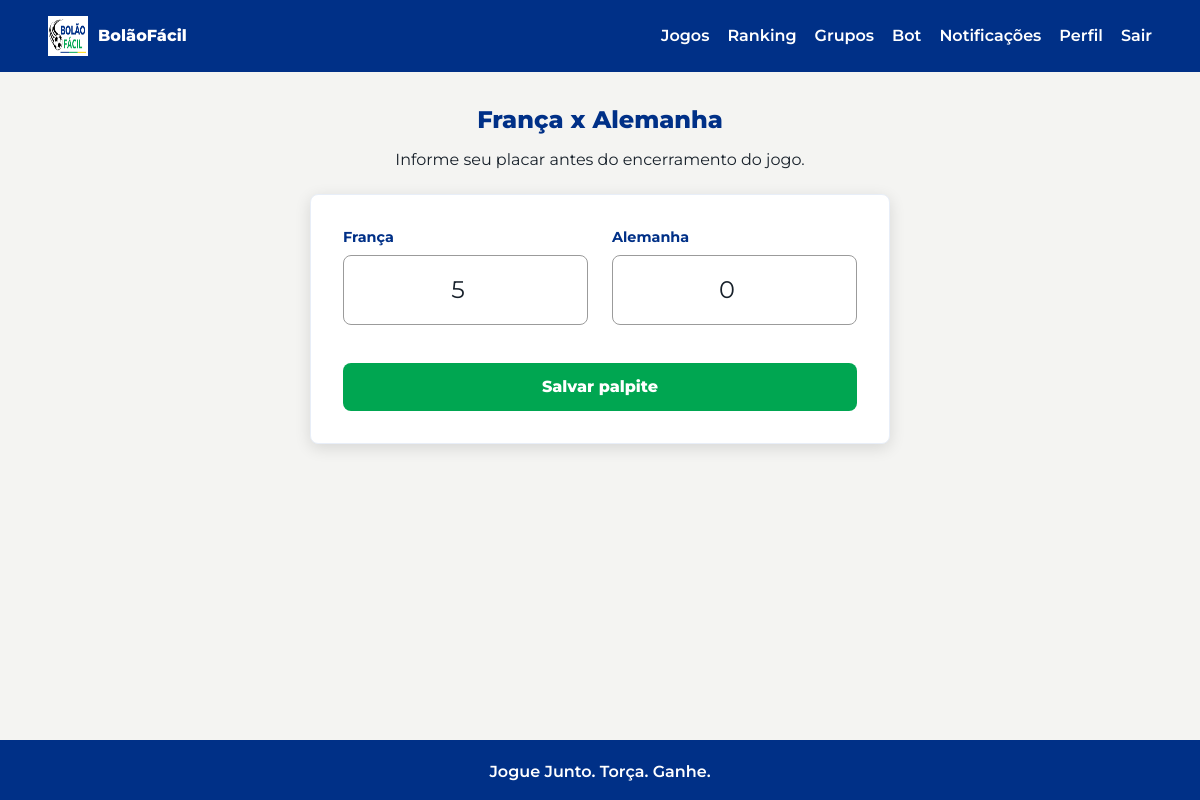
The app's page /bets/game/2 (signed in) with its own data.
### tables this page shows
CREATE TABLE games (
    id INTEGER PRIMARY KEY AUTOINCREMENT,
    pool_id INTEGER NOT NULL,
    home_team TEXT NOT NULL,
    away_team TEXT NOT NULL,
    match_datetime TEXT NOT NULL,
    home_score INTEGER,
    away_score INTEGER,
    status TEXT NOT NULL DEFAULT 'scheduled' CHECK (status IN ('scheduled', 'live', 'in_progress', 'finished', 'cancelled')),
    created_at TEXT NOT NULL DEFAULT CURRENT_TIMESTAMP,
    updated_at TEXT NOT NULL DEFAULT CURRENT_TIMESTAMP, external_match_id INTEGER, competition_code TEXT, competition_name TEXT, matchday INTEGER, home_crest TEXT, away_crest TEXT, api_status TEXT, last_synced_at TEXT,
    FOREIGN KEY (pool_id) REFERENCES pools(id) ON DELETE CASCADE
);

CREATE TABLE bets (
    id INTEGER PRIMARY KEY AUTOINCREMENT,
    user_id INTEGER NOT NULL,
    game_id INTEGER NOT NULL,
    predicted_home_score INTEGER NOT NULL CHECK (predicted_home_score >= 0),
    predicted_away_score INTEGER NOT NULL CHECK (predicted_away_score >= 0),
    points_earned INTEGER NOT NULL DEFAULT 0,
    created_at TEXT NOT NULL DEFAULT CURRENT_TIMESTAMP,
    updated_at TEXT NOT NULL DEFAULT CURRENT_TIMESTAMP,
    FOREIGN KEY (user_id) REFERENCES users(id) ON DELETE CASCADE,
    FOREIGN KEY (game_id) REFERENCES games(id) ON DELETE CASCADE,
    UNIQUE (user_id, game_id)
);

### controllers/bet_controller.py (the view, shortened to what this page needs)
@bet_bp.route("/game/<int:game_id>", methods=["GET", "POST"])
@login_required
def bet_game(game_id):
    game = Game.get_by_id(game_id)
    if game is None:
        return respond(ApiMessages.GAME_NOT_FOUND, ok=False, status=404,
                       redirect_to="games.list_games")
    if not PoolMember.exists(game["pool_id"], current_user.id):
        PoolMember.add(game["pool_id"], current_user.id)
    existing_bet = Bet.get_by_user_and_game(current_user.id, game_id)
    lockout_minutes = current_app.config.get("BET_LOCKOUT_MINUTES", 30)
    try:
        match_time = datetime.fromisoformat(game["match_datetime"].replace('Z', '+00:00'))
        if match_time.tzinfo:
            now = datetime.now(match_time.tzinfo)
        else:
            now = datetime.now()
        is_locked = (match_time - now) < timedelta(minutes=lockout_minutes)
    except ValueError:
        is_locked = False
    is_closed = game["status"] != "scheduled" or is_locked
    return render_template("bets/form.html", game=game, bet=existing_bet, is_closed=is_closed, lockout_minutes=lockout_minutes)

### app.py (called while the page is built)
def get_db():
    if "db" not in g:
        database_url = current_app_config()["DATABASE_URL"]
        database_path = Path(database_url)
        database_path.parent.mkdir(parents=True, exist_ok=True)
        g.db = sqlite3.connect(database_path)
        g.db.row_factory = sqlite3.Row
        g.db.execute("PRAGMA foreign_keys = ON")
    return g.db

def current_app_config():
    from flask import current_app
    return current_app.config

@login_manager.user_loader
def load_user(user_id):
    return User.get_by_id(user_id)

### models/bet.py (called while the page is built)
def _db():
    from app import get_db
    return get_db()

    @staticmethod
    def get_by_user_and_game(user_id, game_id):
        return _db().execute(
            "SELECT * FROM bets WHERE user_id = ? AND game_id = ?",
            (user_id, game_id),
        ).fetchone()

### models/game.py (called while the page is built)
def _db():
    from app import get_db
    return get_db()

    @staticmethod
    def get_by_id(game_id):
        return _db().execute("SELECT * FROM games WHERE id = ?", (game_id,)).fetchone()

### models/user.py (called while the page is built)
def _db():
    from app import get_db
    return get_db()

    @property
    def is_admin(self):
        return self.role == "admin"

    @classmethod
    def from_row(cls, row):
        if row is None:
            return None
        return cls(
            id=row["id"],
            name=row["name"],
            email=row["email"],
            whatsapp_phone=row["whatsapp_phone"],
            password_hash=row["password_hash"],
            created_at=row["created_at"],
            role=row["role"] if "role" in row.keys() else "user",
            notifications_enabled=row["notifications_enabled"] if "notifications_enabled" in row.keys() else 1,
            notification_prefs=row["notification_prefs"] if "notification_prefs" in row.keys() else "{}",
            reset_token=row["reset_token"] if "reset_token" in row.keys() else None,
            reset_token_expires_at=row["reset_token_expires_at"] if "reset_token_expires_at" in row.keys() else None,
        )

    @staticmethod
    def get_by_id(user_id):
        row = _db().execute("SELECT * FROM users WHERE id = ?", (user_id,)).fetchone()
        return User.from_row(row)

    @staticmethod
    def exists(pool_id, user_id):
        row = _db().execute(
            "SELECT 1 FROM pool_members WHERE pool_id = ? AND user_id = ?",
            (pool_id, user_id),
        ).fetchone()
        return row is not None

### templates/bets/form.html (shortened to what this page needs)
{% extends "base.html" %}
{% block content %}
<section class="content-head content-head--center">
  <h1>{{ game.home_team }} x {{ game.away_team }}</h1>
  <p>Informe seu placar antes do encerramento do jogo.</p>
</section>
<div style="display:flex; justify-content:center;">
<form method="post" class="form score-form" id="bet-form">
  <div style="display: grid; grid-template-columns: repeat(auto-fit, minmax(180px, 1fr)); gap: 1.5rem; margin-bottom: 1.5rem;">
    <div class="form-group">
      <label for="predicted_home_score">{{ game.home_team }}</label>
      <input id="predicted_home_score" name="predicted_home_score" type="number" min="0" max="20" required value="{{ bet.predicted_home_score if bet else 0 }}" {% if is_closed %}disabled{% endif %} style="text-align: center; font-size: 1.5rem; padding: 1rem;">
    </div>
    <div class="form-group">
      <label for="predicted_away_score">{{ game.away_team }}</label>
      <input id="predicted_away_score" name="predicted_away_score" type="number" min="0" max="20" required value="{{ bet.predicted_away_score if bet else 0 }}" {% if is_closed %}disabled{% endif %} style="text-align: center; font-size: 1.5rem; padding: 1rem;">
    </div>
  </div>
  <button type="submit" class="button-primary" style="width:100%;" {% if is_closed %}disabled{% endif %}>Salvar palpite</button>
</form>
</div>
{% endblock %}

### static/css/main.css (style rules this page uses)
:root { --green: #00A651; --green-dark: #007A3D; --yellow: #FFD700; --blue-dark: #003087; --blue: #1A55A0; --blue-light: #E8EEF8; --gray-light: #F4F4F2; --gray-dark: #9B9B9B; --white: #FFFFFF; --ink: #17202A; --radius: 8px; --input-pad: 12px 14px; --btn-pad: 12px 20px; --font: "Montserrat", Arial, sans-serif; --shadow-sm: 0 1px 4px rgba(0,0,0,0.08); --shadow-md: 0 4px 16px rgba(0,0,0,0.12); }
*, *::before, *::after { box-sizing: border-box; }
body { margin: 0; background: var(--gray-light); color: var(--ink); font-family: var(--font); font-size: 1rem; line-height: 1.5; }
h1, h2 { color: var(--blue-dark); font-weight: 800; margin: 0 0 10px; }
p { line-height: 1.5; margin: 0 0 12px; }
.form { display: grid; gap: 14px; }
.form-group { display: flex; flex-direction: column; gap: 6px; }
.form label, .form-group label { color: var(--blue-dark); font-weight: 700; font-size: 0.9rem; }
input[type="text"], input[type="email"], input[type="password"], input[type="tel"], input[type="number"], input[type="search"], input[type="datetime-local"], input[type="date"], select, textarea { background: var(--white); border: 1.5px solid var(--gray-dark); border-radius: var(--radius); color: var(--ink); font: inherit; padding: var(--input-pad); width: 100%; transition: border-color 0.2s, box-shadow 0.2s; outline: none; appearance: none; }
button, .button-primary, .button-secondary { align-items: center; border: 0; border-radius: var(--radius); cursor: pointer; display: inline-flex; font: inherit; font-weight: 800; gap: 6px; justify-content: center; padding: var(--btn-pad); text-align: center; transition: background 0.18s, box-shadow 0.18s, transform 0.1s; white-space: nowrap; }
button, .button-primary { background: var(--green); color: var(--white); }
.content-head { margin-bottom: 22px; }
.content-head--center { text-align: center; }
.score-form, .result-form { background: var(--white); border: 1px solid var(--blue-light); border-radius: var(--radius); box-shadow: var(--shadow-md); margin: 0 auto; padding: clamp(20px, 3vw, 32px); width: 100%; max-width: 580px; }

### records on screen
games: home_team "França", away_team "Alemanha"
bets: predicted_home_score "5", predicted_away_score "0"

### other values on screen
{{ brand_name }} "BolãoFácil"
{{ brand_slogan }} "Jogue Junto. Torça. Ganhe."
